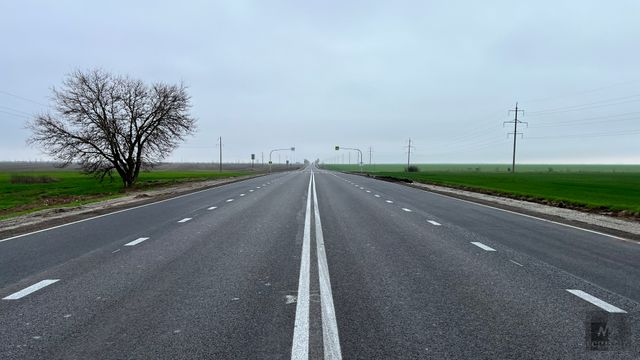
#> input picture app/vlad/laba3/тестовые изображения/обнаружение линий/regnum_picture_16813079367702_big.jpg, 640 x 360 px
$ python -i image_processing.py   (imports and definitions only)
#> lines starting #> are read from the running program, lines starting #| are printed output that depends on the picture; after the words box and inside, x2 and y2 are one past the last pixel; in counts of white or black regions, pixels touching at a corner belong together
#> further down, picture is the input picture: shape (360, 640, 3); mean B, G, R 151.6, 143.5, 129.7
import cv2
import numpy as np


def load_image(file_path):
    """Загружает изображение с указанного пути"""
    image = cv2.imread(file_path, cv2.IMREAD_COLOR)
    return image


def local_threshold(image, block_size=15, C=5):
    """Локальная пороговая обработка изображения"""
    gray = cv2.cvtColor(image, cv2.COLOR_BGR2GRAY)

    # Вычисляем количество блоков по ширине и высоте изображения
    h, w = gray.shape
    for i in range(0, h, block_size):
        for j in range(0, w, block_size):
            # Получаем текущий блок изображения
            block = gray[i:i + block_size, j:j + block_size]

            # Вычисляем порог для данного блока как среднее значение интенсивностей
            threshold = np.mean(block) - C

            # Применяем порог к блоку
            gray[i:i + block_size, j:j + block_size] = (block > threshold).astype(np.uint8) * 255

    return gray


def adaptive_threshold(image):
    """Применение адаптивной пороговой обработки с использованием гауссового среднего"""
    gray = cv2.cvtColor(image, cv2.COLOR_BGR2GRAY)
    thresholded = cv2.adaptiveThreshold(
        gray, 255, cv2.ADAPTIVE_THRESH_GAUSSIAN_C,
        cv2.THRESH_BINARY, 11, 2
    )
    return thresholded


def detect_edges(image):
    """Обнаружение перепадов яркости с помощью оператора Canny"""
    gray = cv2.cvtColor(image, cv2.COLOR_BGR2GRAY)
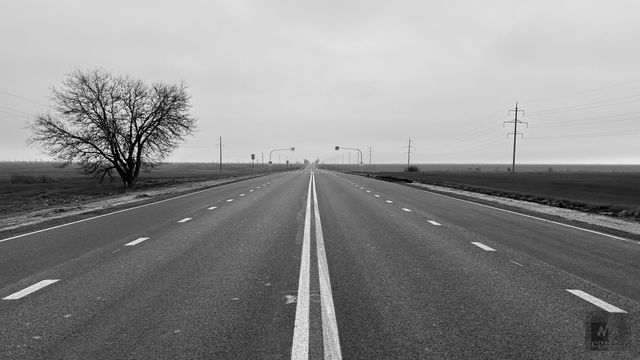
#> gray: shape (360, 640); min 0, max 254, mean 140.3
    edges = cv2.Canny(gray, 100, 200)
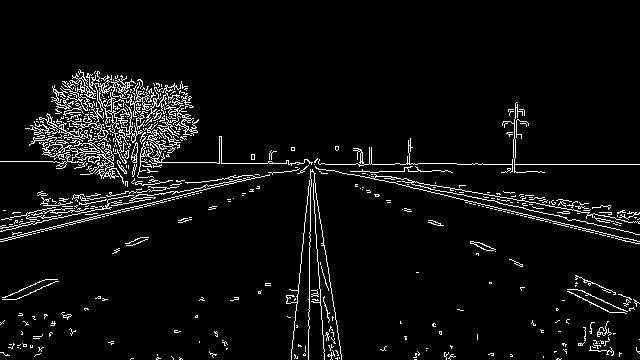
#> edges: shape (360, 640); 5.2% white in thin lines or dots, all inside (x1, y1, x2, y2) = (0, 69, 640, 360)
    return edges


def detect_lines(image):
    """Обнаружение линий с помощью преобразования Хафа"""
    edges = detect_edges(image)
    lines = cv2.HoughLinesP(edges, 1, np.pi / 180, 100, minLineLength=100, maxLineGap=10)
#> lines = 47 rows, first 6: [518, 214, 638, 243], [457, 164, 639, 164], [411, 182, 615, 218], [36, 119, 179, 145], [66, 107, 184, 134], [44, 229, 256, 177]
    line_image = np.copy(image)

    if lines is not None:
        for line in lines:
            x1, y1, x2, y2 = line[0]
            cv2.line(line_image, (x1, y1), (x2, y2), (0, 255, 0), 2)
#> this loop made 47 passes
#> (x1, y1, x2, y2) on passes 1 to 12: (518, 214, 638, 243), (457, 164, 639, 164), (411, 182, 615, 218), (36, 119, 179, 145), (66, 107, 184, 134), (44, 229, 256, 177), (66, 111, 186, 136), (18, 226, 155, 197), (52, 99, 197, 132), (217, 163, 324, 163), (472, 201, 624, 238), (39, 117, 180, 142)
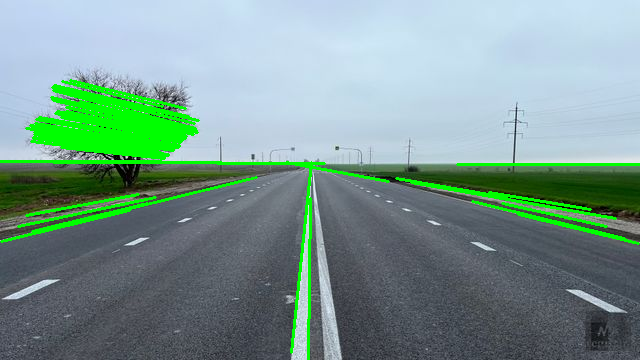
#> line_image: shape (360, 640, 3); 6.47% of pixels changed, all inside (x1, y1, x2, y2) = (0, 79, 640, 360)

    return line_image


def detect_corners(image):
    """Обнаружение углов (точек) с использованием метода Shi-Tomasi"""
    gray = cv2.cvtColor(image, cv2.COLOR_BGR2GRAY)
    corners = cv2.goodFeaturesToTrack(gray, 100, 0.01, 10)
#> corners = 100 rows, first 8: [126, 158], [113, 159], [132, 142], [149, 131], [84, 152], [138, 126], [154, 119], [90, 120]
    corners = corners.astype(np.int32)
#> corners = contour of 100 points, box (x1, y1, x2, y2) (2, 83, 628, 350), area 37130

    corner_image = np.copy(image)

    for corner in corners:
        x, y = corner.ravel()
        cv2.circle(corner_image, (x, y), 5, (0, 255, 0), -1)
#> this loop made 100 passes
#> (x, y) on passes 1 to 12: (126, 158), (113, 159), (132, 142), (149, 131), (84, 152), (138, 126), (154, 119), (90, 120), (109, 148), (95, 157), (336, 147), (146, 142)
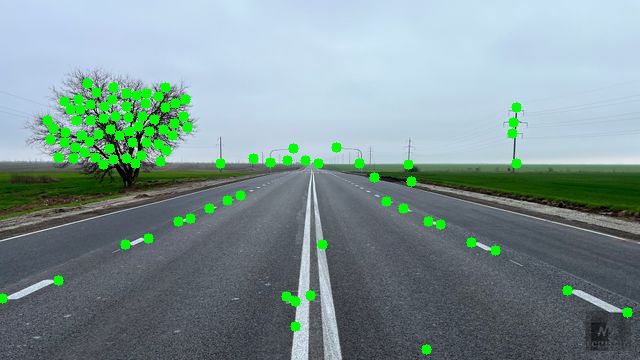
#> corner_image: shape (360, 640, 3); 3.51% of pixels changed, all inside (x1, y1, x2, y2) = (0, 78, 633, 355)

    return corner_image


def segment_image(image):
    """Комбинация обнаружения краев, линий и точек"""
    edges = detect_edges(image)
    lines_image = detect_lines(image)
    corners_image = detect_corners(image)

    return edges, lines_image, corners_image


def segment_brightness(image):
    """Сегментация изображения по перепадам яркости с использованием градиентов Sobel и Canny"""
    gray = cv2.cvtColor(image, cv2.COLOR_BGR2GRAY)

    edges = cv2.Canny(gray, 100, 200)

    kernel = np.ones((3, 3), np.uint8)
    edges_dilated = cv2.dilate(edges, kernel, iterations=1)

    return edges_dilated

>>> import cv2
>>> picture = cv2.imread('тестовые изображения/обнаружение линий/regnum_picture_16813079367702_big.jpg')
>>> result = segment_image(picture)
